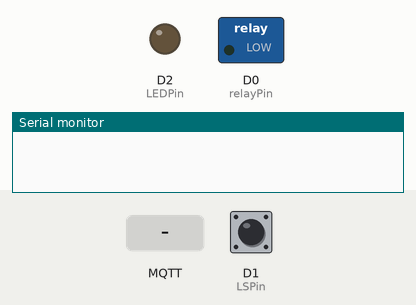
The sketch below on a simulated ESP8266 (NodeMCU). On the bench: switched loads named in the sketch (green lamp = pin HIGH), output pins drawn as LEDs (lit = HIGH), the last lines printed to the serial monitor. Inputs (shaded band) come from the test bench; at power-on: D1 (LSPin) HIGH. WiFi joins after 1.5 s; servers stay silent unless stated; no MQTT or app messages arrive unless stated.

Above: at 1.2 s.
1.3 s: MQTT message "1" arrives on the first subscribed topic
At 1.7 s:
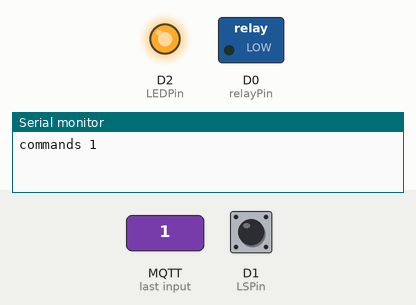
2.8 s: D1 (LSPin) pulled LOW for 1 s
At 4.4 s:
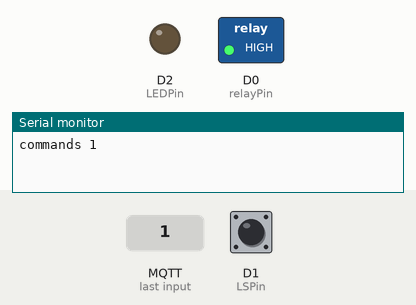
Timing chart, 0 to 5.9 s (numbered marks = the images above; inputs shaded):
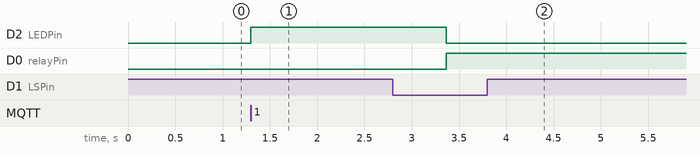

Measured:
- after the input at 1.3 s, D2 (LEDPin): LOW → HIGH at once
- after the input at 2.8 s, D2 (LEDPin): HIGH → LOW after 0.56 s; D0 (relayPin): LOW → HIGH after 0.56 s

The sketch:

EX6-5.ino
```cpp
#include <ESP8266WiFi.h>
#include <PubSubClient.h>
#define relayPin  D0
#define LSPin     D1
#define LEDPin    D2
const char* urWiFiAccount = "mayandtclin";
const char* urPassword = "46101222";
const char* mqttServer = "192.168.1.104";
const int maxDebounce = 500;
int   debounce = 0;
bool  currentStatus = HIGH;
WiFiClient wifiClient1;
PubSubClient mqttClient1(wifiClient1);
void receivedCMD(char* topic, byte* payload, unsigned int noChar) {
  char *response;
  char CMD = (char) payload[0];
  Serial.print(topic);
  Serial.print(" ");
  Serial.println(CMD);
  if ( CMD == '1') {
    digitalWrite(LEDPin, HIGH);
    digitalWrite(relayPin, LOW);
    response = "ok 1";
  }
  else if ( CMD == '0')  {
    digitalWrite(LEDPin, LOW);
    digitalWrite(relayPin, HIGH);
    response = "ok 0";
  }
  else {
    response = "Not ok";
  }
  mqttClient1.publish("ack", response);
}
void setup() {
  pinMode(relayPin, OUTPUT);
  pinMode(LEDPin, OUTPUT);
  pinMode(LSPin, INPUT_PULLUP);
  Serial.begin(9600);
  WiFi.begin(urWiFiAccount, urPassword);
  mqttClient1.setServer(mqttServer, 1883);
  mqttClient1.setCallback(receivedCMD);
}
void loop() {
  while( !mqttClient1.connected()) {
    mqttClient1.connect("ESP8266");
    mqttClient1.subscribe("commands");
  }
  mqttClient1.loop();
  if ( digitalRead(LSPin) == 0) {
    if (debounce > maxDebounce) {
      debounce = 0;
      digitalWrite(relayPin, HIGH);
      digitalWrite(LEDPin, LOW);
      delay(500);
      mqttClient1.publish("ack", "ok LS");
    }
    else debounce++;
  }
}
```
